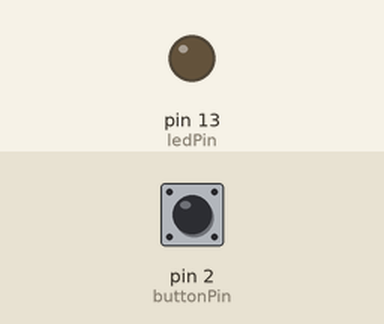
The sketch below on a simulated Arduino Uno, built with avr-gcc and run on an emulated ATmega328P. On the bench: output pins drawn as LEDs (lit = HIGH). The inputs (shaded band) are chosen by the test bench; at power-on: pin 2 (buttonPin) HIGH.

Above: at 1.2 s.
1.3 s: pin 2 (buttonPin) pulled LOW for 0.15 s
At 1.37 s:
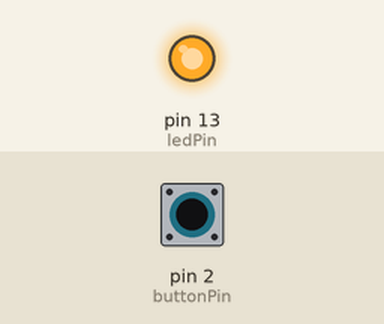
2.9 s: pin 2 (buttonPin) pulled LOW for 3.2 s
At 6.5 s:
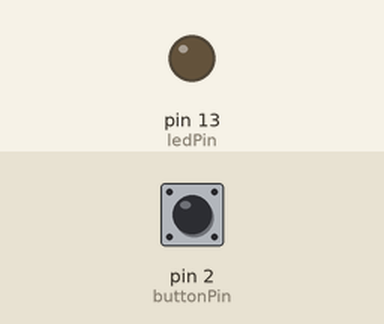
Timing chart, 0 to 8.0 s (numbered marks = the images above; inputs shaded):
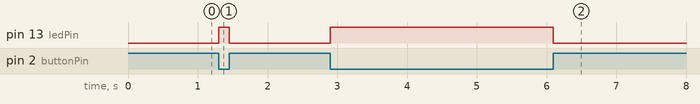

Measured:
- after the input at 1.3 s, pin 13 (ledPin): LOW → HIGH at once, → LOW 0.15 s later
- after the input at 2.9 s, pin 13 (ledPin): LOW → HIGH at once, → LOW 3.2 s later

The sketch:

assembly_desk_touch_switch_circle.ino
```cpp
/*
 * 動作確認用スケッチ
 *
 * 対象部品:
 *   AssemblyDesk 電子工作シリーズ その7 「貼る タッチスイッチ 丸」
 *   http://bit-trade-one.co.jp/product/module/ad00010/
 *
 * 参考URL:
 *   http://jakalada.hatenablog.com/entry/2015/06/14/001159
 */

const int buttonON = LOW;
const int buttonOFF = HIGH;

const int buttonPin = 2;
const int ledPin = 13;

void setup() {
  pinMode(buttonPin, INPUT_PULLUP);
  pinMode(ledPin, OUTPUT);
}

void loop() {
  int state = digitalRead(buttonPin);
  if (state == LOW) {
    // タッチ中
    digitalWrite(ledPin, HIGH);
  } else {
    // 非タッチ
    digitalWrite(ledPin, LOW);
  }
}
```
